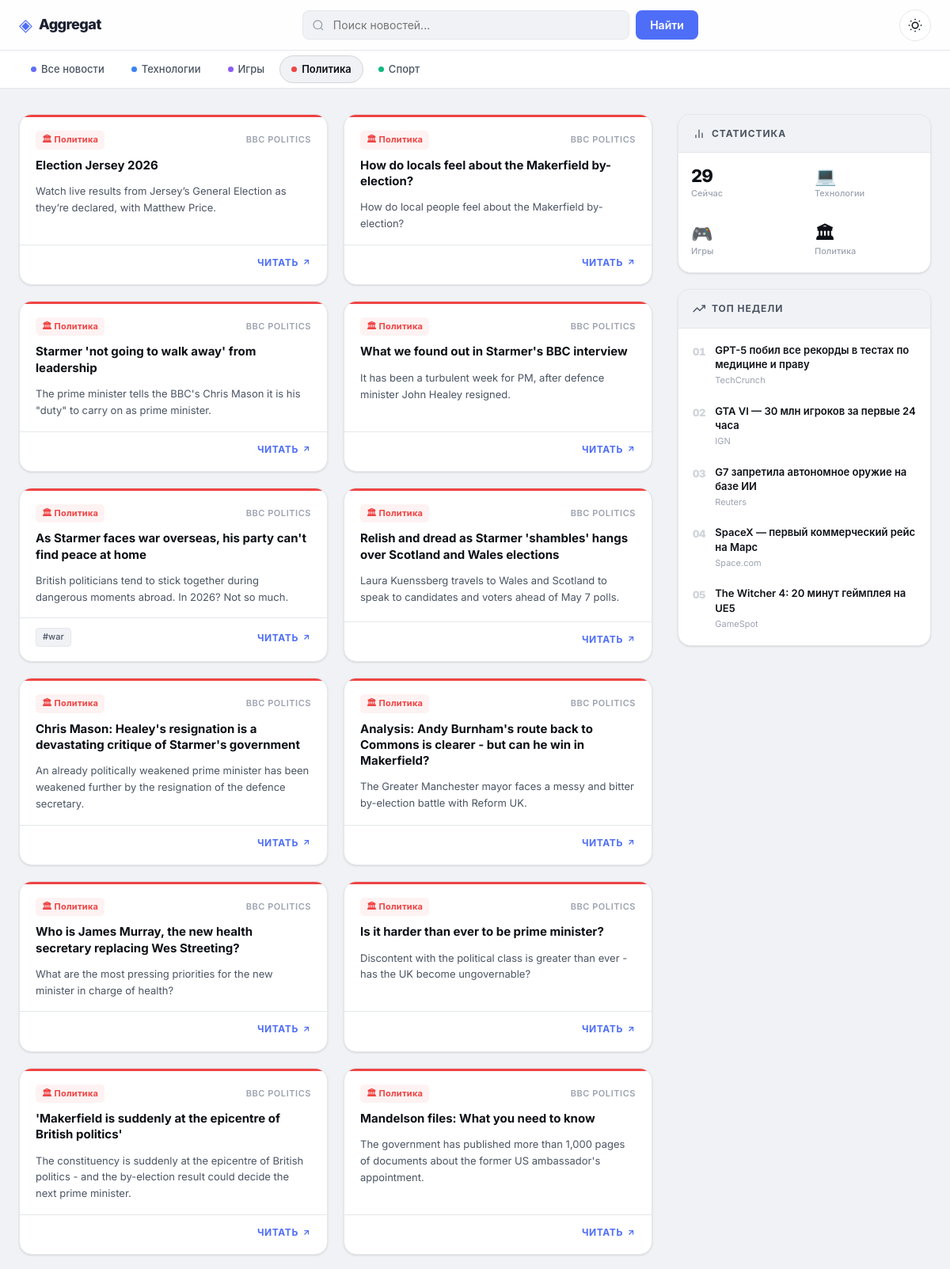
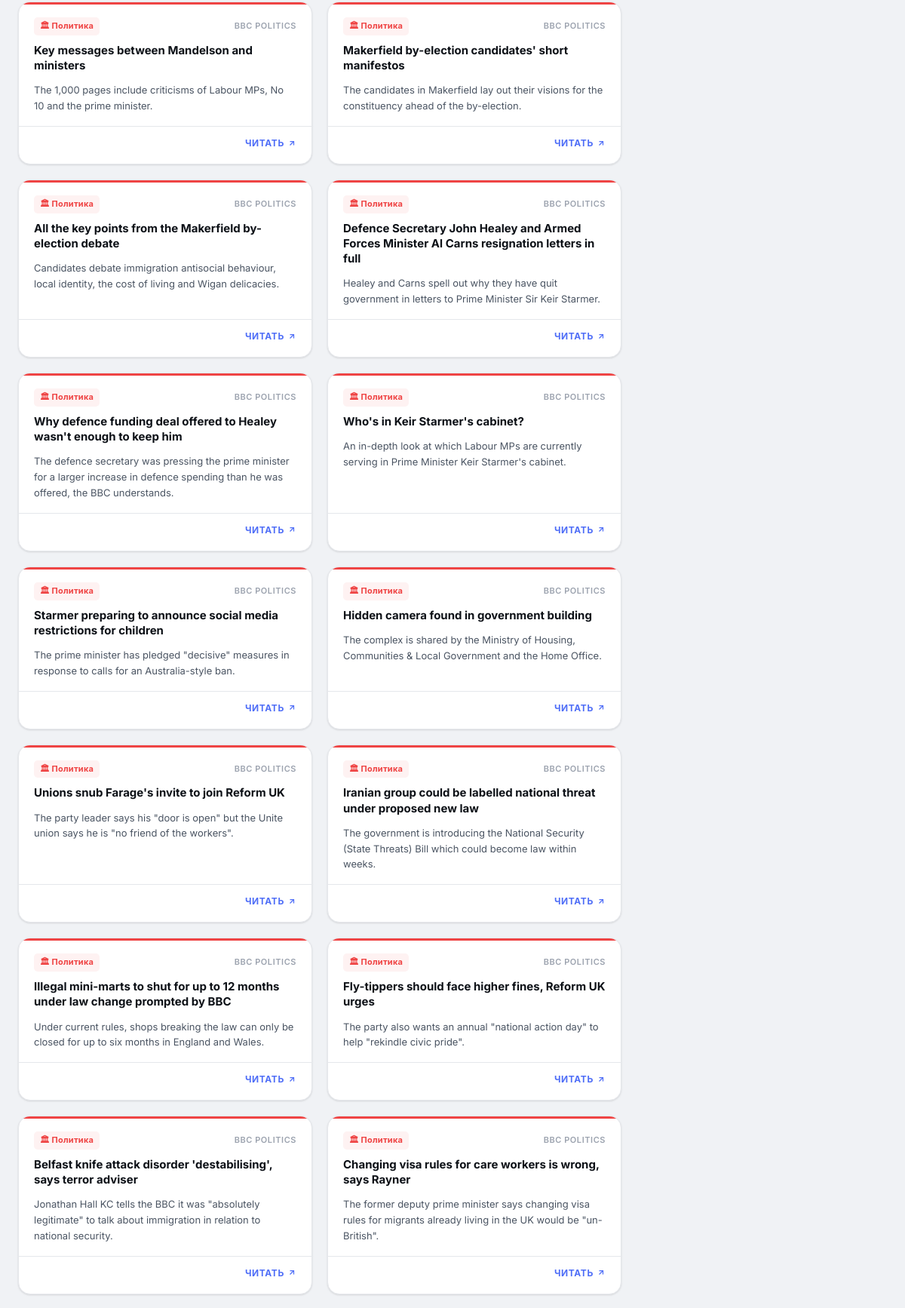
The page /?category=politics (upper part) on the database its author committed (2 pictures, top to bottom).
### tables this page shows
CREATE TABLE articles (
        id INTEGER PRIMARY KEY AUTOINCREMENT,
        title TEXT UNIQUE,
        link TEXT,
        description TEXT,
        published TEXT,
        source TEXT,
        category TEXT DEFAULT 'Unknown',
        tags TEXT DEFAULT ''
    );

### app.py (the view)
@app.route("/")
def home():
    search = request.args.get("search", "")
    category = request.args.get("category", "")
    conn = get_connection()
    cursor = conn.cursor()
    query = """
        SELECT title, source, link, description, published, category, tags
        FROM articles
        WHERE 1=1
    """
    params = []
    if search:
        query += " AND title LIKE ?"
        params.append(f"%{search}%")
    if category:
        query += " AND category = ?"
        params.append(category)
    query += " ORDER BY id DESC"
    cursor.execute(query, params)
    articles = cursor.fetchall()
    conn.close()
    return render_template("index.html", articles=articles)

### app.py (called while the page is built)
def get_connection():
    return sqlite3.connect(DB_NAME)

### templates/index.html (shortened to what this page needs)
<!DOCTYPE html>
<html lang="ru">
<head>
    <link rel="stylesheet" href="{{ url_for('static', filename='style.css') }}">
</head>
<body>
<nav class="topnav">
    <div class="topnav-inner">
        <a class="brand" href="/">
            <span class="brand-icon">◈</span>
            <span class="brand-name">Aggregat</span>
        </a>
        <form class="search-form" method="GET" action="/">
            <div class="search-wrap">
                <input
                    type="text"
                    name="search"
                    placeholder="Поиск новостей..."
                    value="{{ request.args.get('search', '') }}"
                >
            </div>
            <button type="submit" class="btn-search">Найти</button>
        </form>
        <button class="theme-toggle" onclick="toggleTheme()" aria-label="Переключить тему">
            <svg class="icon-sun" width="18" height="18" viewBox="0 0 24 24" fill="none" stroke="currentColor" stroke-width="2"><circle cx="12" cy="12" r="5"/><path d="M12 1v2M12 21v2M4.22 4.22l1.42 1.42M18.36 18.36l1.42 1.42M1 12h2M21 12h2M4.22 19.78l1.42-1.42M18.36 5.64l1.42-1.42"/></svg>
        </button>
    </div>
</nav>
<div class="catbar">
    <div class="catbar-inner">
        {% set current_cat = request.args.get('category', '')|lower %}
        <a href="/" class="cat-pill {% if not current_cat %}active{% endif %}">
            <span class="cat-dot all"></span>Все новости
        </a>
        <a href="/?category=technology" class="cat-pill {% if current_cat == 'technology' %}active{% endif %}">
            <span class="cat-dot tech"></span>Технологии
        </a>
        <a href="/?category=gaming" class="cat-pill {% if current_cat == 'gaming' %}active{% endif %}">
            <span class="cat-dot gaming"></span>Игры
        </a>
        <a href="/?category=politics" class="cat-pill {% if current_cat == 'politics' %}active{% endif %}">
            <span class="cat-dot politics"></span>Политика
        </a>
        <a href="/?category=sport" class="cat-pill {% if current_cat == 'sport' %}active{% endif %}">
            <span class="cat-dot sport"></span>Спорт
        </a>
    </div>
</div>
<div class="page-wrapper">
    <main class="feed">
        {% if articles %}
            {% for article in articles %}
            {% set clean_cat = (article[5]|default('unknown')|string|trim|lower) %}
            <article class="card cat-{{ clean_cat }}">
                <div class="card-header">
                    <div class="card-meta-row">
                        <span class="badge badge-{{ clean_cat }}">
                            {% if clean_cat == 'technology' %}💻 Технологии
                            {% elif clean_cat == 'gaming' %}🎮 Игры
                            {% elif clean_cat == 'politics' %}🏛 Политика
                            {% elif clean_cat == 'sport' %}⚽ Спорт
                            {% else %}📰 Новости{% endif %}
                        </span>
                        <span class="source-name">{{ article[1] }}</span>
                    </div>
                    <h2 class="card-title"><a href="{{ article[2] }}" target="_blank" rel="noopener">{{ article[0] }}</a></h2>
                </div>
                {% if article[3] %}
                <p class="card-desc">{{ article[3][:200] }}{% if article[3]|length > 200 %}…{% endif %}</p>
                {% endif %}
                <div class="card-footer">
                    <div class="tags">
                        {% for tag in (article[6] or '').split(',') if tag.strip() %}
                        <span class="tag">#{{ tag.strip() }}</span>
                        {% endfor %}
                    </div>
                    <a href="{{ article[2] }}" target="_blank" rel="noopener" class="read-link">
                        Читать <svg width="12" height="12" viewBox="0 0 24 24" fill="none" stroke="currentColor" stroke-width="2.5"><line x1="7" y1="17" x2="17" y2="7"/><polyline points="7 7 17 7 17 17"/></svg>
                    </a>
                </div>
            </article>
            {% endfor %}
        {% endif %}
    </main>
    <aside class="sidebar">
        <div class="sidebar-sticky">
            <div class="widget">
                <div class="widget-header">
                    <svg width="16" height="16" viewBox="0 0 24 24" fill="none" stroke="currentColor" stroke-width="2"><path d="M18 20V10"/><path d="M12 20V4"/><path d="M6 20v-6"/></svg>
                    Статистика
                </div>
                <div class="stats-grid">
                    <div class="stat-item">
                        <span class="stat-num">{{ articles|length }}</span>
                        <span class="stat-label">Сейчас</span>
                    </div>
                    <div class="stat-item">
                        <span class="stat-num tech-color">💻</span>
                        <span class="stat-label">Технологии</span>
                    </div>
                    <div class="stat-item">
                        <span class="stat-num gaming-color">🎮</span>
                        <span class="stat-label">Игры</span>
                    </div>
                    <div class="stat-item">
                        <span class="stat-num pol-color">🏛</span>
                        <span class="stat-label">Политика</span>
                    </div>
                </div>
            </div>
            <div class="widget">
                <div class="widget-header">
                    <svg width="16" height="16" viewBox="0 0 24 24" fill="none" stroke="currentColor" stroke-width="2"><polyline points="23 6 13.5 15.5 8.5 10.5 1 18"/><polyline points="17 6 23 6 23 12"/></svg>
                    Топ недели
                </div>
                <ol class="trending-list">
                    <li class="trending-item">
                        <span class="trend-num">01</span>
                        <div>
                            <a class="trend-title" href="#">GPT-5 побил все рекорды в тестах по медицине и праву</a>
                            <span class="trend-src">TechCrunch</span>
                        </div>
                    </li>
                    <li class="trending-item">
                        <span class="trend-num">02</span>
                        <div>
                            <a class="trend-title" href="#">GTA VI — 30 млн игроков за первые 24 часа</a>
                            <span class="trend-src">IGN</span>
                        </div>
                    </li>
                    <li class="trending-item">
                        <span class="trend-num">03</span>
                        <div>
                            <a class="trend-title" href="#">G7 запретила автономное оружие на базе ИИ</a>
                            <span class="trend-src">Reuters</span>
                        </div>
                    </li>
                    <li class="trending-item">
                        <span class="trend-num">04</span>
                        <div>
                            <a class="trend-title" href="#">SpaceX — первый коммерческий рейс на Марс</a>
                            <span class="trend-src">Space.com</span>
                        </div>
                    </li>
                    <li class="trending-item">
                        <span class="trend-num">05</span>
                        <div>
                            <a class="trend-title" href="#">The Witcher 4: 20 минут геймплея на UE5</a>
                            <span class="trend-src">GameSpot</span>
                        </div>
                    </li>
                </ol>
            </div>
        </div>
    </aside>
</div>
</body>
</html>

### rows shown on the page
articles: source "BBC POLITICS", title "Election Jersey 2026", description "Watch live results from Jersey’s General Election as they’re declared, with Matthew Price."
articles: source "BBC POLITICS", title "How do locals feel about the Makerfield by-election?", description "How do local people feel about the Makerfield by-election?"
articles: source "BBC POLITICS", title "Starmer 'not going to walk away' from leadership", description "The prime minister tells the BBC's Chris Mason it is his \"duty\" to carry on as prime minister."
articles: source "BBC POLITICS", title "What we found out in Starmer's BBC interview", description "It has been a turbulent week for PM, after defence minister John Healey resigned."
articles: source "BBC POLITICS", title "As Starmer faces war overseas, his party can't find peace at home", description "British politicians tend to stick together during dangerous moments abroad. In 2026? Not so much.", strip "war"
articles: source "BBC POLITICS", title "Relish and dread as Starmer 'shambles' hangs over Scotland and Wales elections", description "Laura Kuenssberg travels to Wales and Scotland to speak to candidates and voters ahead of May 7 polls."
articles: source "BBC POLITICS", title "Chris Mason: Healey's resignation is a devastating critique of Starmer's government", description "An already politically weakened prime minister has been weakened further by the resignation of the defence secretary."
articles: source "BBC POLITICS", title "Analysis: Andy Burnham's route back to Commons is clearer - but can he win in Makerfield?", description "The Greater Manchester mayor faces a messy and bitter by-election battle with Reform UK."
articles: source "BBC POLITICS", title "Who is James Murray, the new health secretary replacing Wes Streeting?", description "What are the most pressing priorities for the new minister in charge of health?"
articles: source "BBC POLITICS", title "Is it harder than ever to be prime minister?", description "Discontent with the political class is greater than ever - has the UK become ungovernable?"
articles: source "BBC POLITICS", title "'Makerfield is suddenly at the epicentre of British politics'", description "The constituency is suddenly at the epicentre of British politics - and the by-election result could decide the next prime minister."
articles: source "BBC POLITICS", title "Mandelson files: What you need to know", description "The government has published more than 1,000 pages of documents about the former US ambassador's appointment."
articles: source "BBC POLITICS", title "Key messages between Mandelson and ministers", description "The 1,000 pages include criticisms of Labour MPs, No 10 and the prime minister."
articles: source "BBC POLITICS", title "Makerfield by-election candidates' short manifestos", description "The candidates in Makerfield lay out their visions for the constituency ahead of the by-election."
articles: source "BBC POLITICS", title "All the key points from the Makerfield by-election debate", description "Candidates debate immigration antisocial behaviour, local identity, the cost of living and Wigan delicacies."
articles: source "BBC POLITICS", title "Defence Secretary John Healey and Armed Forces Minister Al Carns resignation letters in full", description "Healey and Carns spell out why they have quit government in letters to Prime Minister Sir Keir Starmer."
articles: source "BBC POLITICS", title "Why defence funding deal offered to Healey wasn't enough to keep him", description "The defence secretary was pressing the prime minister for a larger increase in defence spending than he was offered, the BBC understands."
articles: source "BBC POLITICS", title "Who's in Keir Starmer's cabinet?", description "An in-depth look at which Labour MPs are currently serving in Prime Minister Keir Starmer's cabinet."
articles: source "BBC POLITICS", title "Starmer preparing to announce social media restrictions for children", description "The prime minister has pledged \"decisive\" measures in response to calls for an Australia-style ban."
articles: source "BBC POLITICS", title "Hidden camera found in government building", description "The complex is shared by the Ministry of Housing, Communities & Local Government and the Home Office."
articles: source "BBC POLITICS", title "Unions snub Farage's invite to join Reform UK", description "The party leader says his \"door is open\" but the Unite union says he is \"no friend of the workers\"."
articles: source "BBC POLITICS", title "Iranian group could be labelled national threat under proposed new law", description "The government is introducing the National Security (State Threats) Bill which could become law within weeks."
articles: source "BBC POLITICS", title "Illegal mini-marts to shut for up to 12 months under law change prompted by BBC", description "Under current rules, shops breaking the law can only be closed for up to six months in England and Wales."
articles: source "BBC POLITICS", title "Fly-tippers should face higher fines, Reform UK urges", description "The party also wants an annual \"national action day\" to help \"rekindle civic pride\"."
articles: source "BBC POLITICS", title "Belfast knife attack disorder 'destabilising', says terror adviser", description "Jonathan Hall KC tells the BBC it was \"absolutely legitimate\" to talk about immigration in relation to national security."
articles: source "BBC POLITICS", title "Changing visa rules for care workers is wrong, says Rayner", description "The former deputy prime minister says changing visa rules for migrants already living in the UK would be \"un-British\"."

### other values the page prints
{{ articles|length }} "29"
